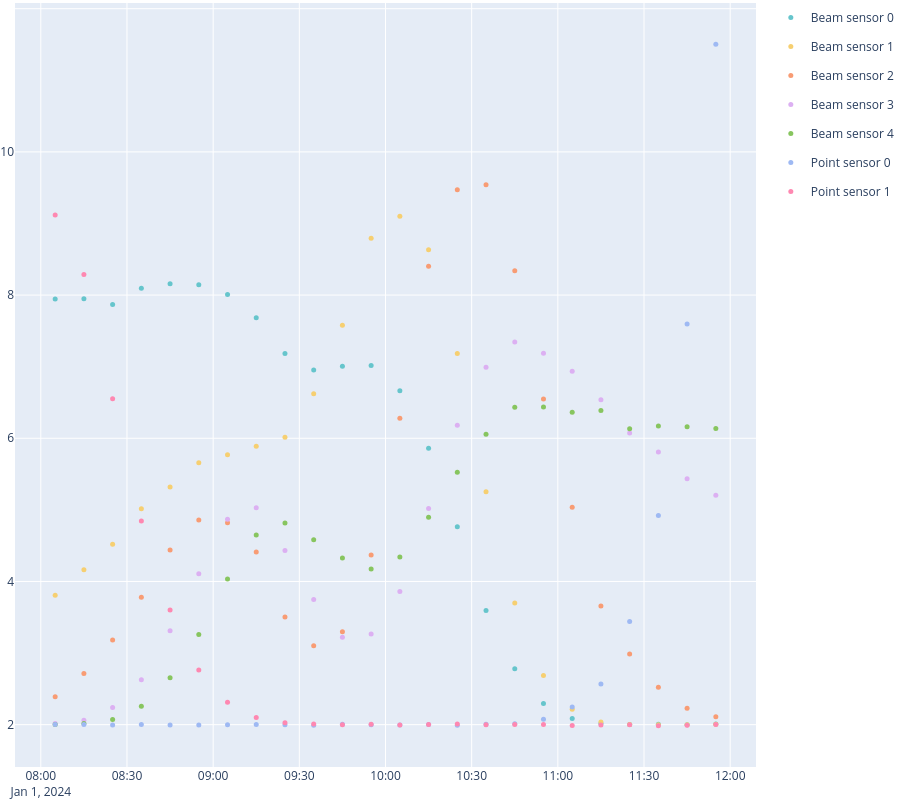

Here is the notebook cell this chart was saved with:
### Code cell
fig = go.Figure()
fig = prepocessor_object.sensor_object.plot_timeseries(fig=fig)
fig.update_layout(height=800, margin={"r": 0, "t": 0, "l": 0, "b": 0})
fig.show()
